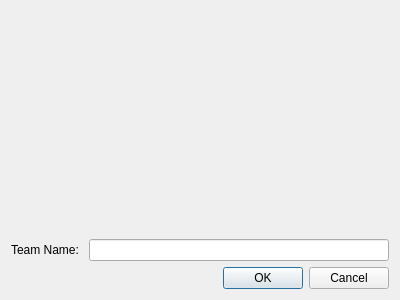
<?xml version="1.0" encoding="UTF-8"?>
<ui version="4.0">
 <class>Form</class>
 <widget class="QWidget" name="Form">
  <property name="geometry">
   <rect>
    <x>0</x>
    <y>0</y>
    <width>400</width>
    <height>300</height>
   </rect>
  </property>
  <property name="windowTitle">
   <string>Form</string>
  </property>
  <layout class="QFormLayout" name="formLayout">
   <item row="0" column="0">
    <spacer name="verticalSpacer">
     <property name="orientation">
      <enum>Qt::Vertical</enum>
     </property>
     <property name="sizeHint" stdset="0">
      <size>
       <width>20</width>
       <height>40</height>
      </size>
     </property>
    </spacer>
   </item>
   <item row="2" column="0">
    <widget class="QLabel" name="label">
     <property name="text">
      <string>Team Name: </string>
     </property>
    </widget>
   </item>
   <item row="2" column="1">
    <widget class="QLineEdit" name="lineEdit"/>
   </item>
   <item row="3" column="1">
    <widget class="QDialogButtonBox" name="buttonBox">
     <property name="standardButtons">
      <set>QDialogButtonBox::Cancel|QDialogButtonBox::Ok</set>
     </property>
    </widget>
   </item>
  </layout>
 </widget>
 <resources/>
 <connections>
  <connection>
   <sender>buttonBox</sender>
   <signal>accepted()</signal>
   <receiver>lineEdit</receiver>
   <slot>copy()</slot>
   <hints>
    <hint type="sourcelabel">
     <x>314</x>
     <y>123</y>
    </hint>
    <hint type="destinationlabel">
     <x>375</x>
     <y>84</y>
    </hint>
   </hints>
  </connection>
  <connection>
   <sender>buttonBox</sender>
   <signal>rejected()</signal>
   <receiver>Form</receiver>
   <slot>close()</slot>
   <hints>
    <hint type="sourcelabel">
     <x>345</x>
     <y>125</y>
    </hint>
    <hint type="destinationlabel">
     <x>392</x>
     <y>-12</y>
    </hint>
   </hints>
  </connection>
 </connections>
</ui>
